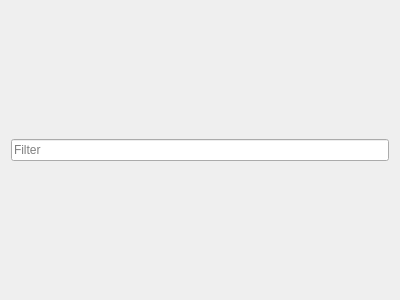
<?xml version="1.0" encoding="UTF-8"?>
<ui version="4.0">
 <class>FilterWidget</class>
 <widget class="QWidget" name="FilterWidget">
  <property name="geometry">
   <rect>
    <x>0</x>
    <y>0</y>
    <width>400</width>
    <height>300</height>
   </rect>
  </property>
  <layout class="QHBoxLayout" name="horizontalLayout" stretch="1">
   <item>
    <widget class="MyLineEdit" name="lineEdit">
     <property name="placeholderText">
      <string>Filter</string>
     </property>
    </widget>
   </item>
  </layout>
 </widget>
 <customwidgets>
  <customwidget>
   <class>MyLineEdit</class>
   <extends>QLineEdit</extends>
   <header>smallWidgets/MyLineEdit.h</header>
  </customwidget>
 </customwidgets>
 <resources/>
 <connections/>
</ui>
